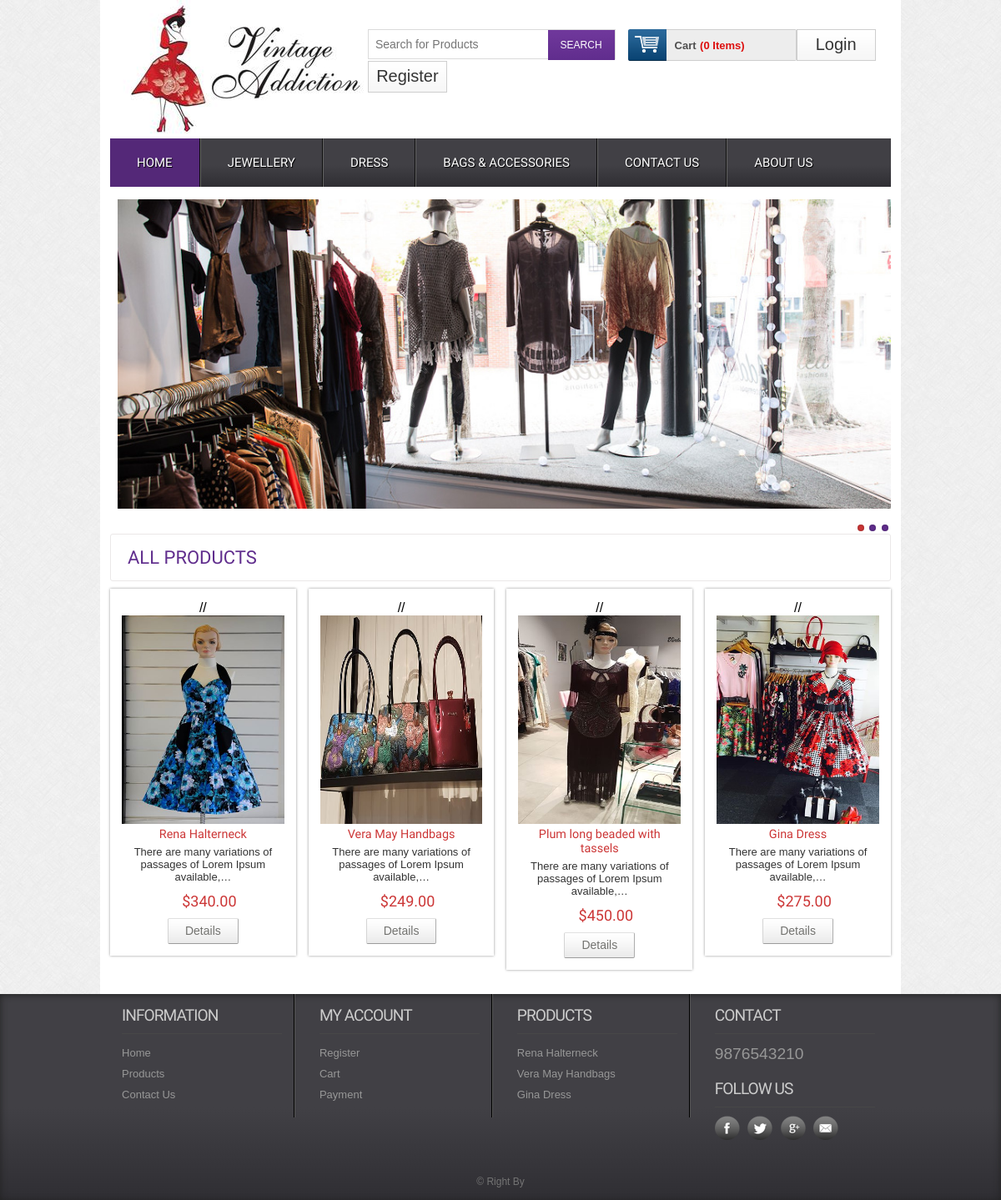
The page / on the database its author committed.
### tables this page shows
CREATE TABLE IF NOT EXISTS `tbl_slider` (
`slider_id` int(11) NOT NULL,
  `slider_title` varchar(255) NOT NULL,
  `slider_image` varchar(255) NOT NULL,
  `slider_link` varchar(255) NOT NULL,
  `publication_status` tinyint(4) NOT NULL
);

CREATE TABLE IF NOT EXISTS `tbl_product` (
`product_id` int(11) NOT NULL,
  `product_title` varchar(255) NOT NULL,
  `product_short_description` text NOT NULL,
  `product_long_description` text NOT NULL,
  `product_image` varchar(255) NOT NULL,
  `product_price` int(11) NOT NULL,
  `product_quantity` int(11) NOT NULL,
  `product_feature` tinyint(4) NOT NULL,
  `product_category` int(11) NOT NULL,
  `product_brand` int(11) NOT NULL,
  `product_author` int(11) NOT NULL,
  `product_view` int(11) NOT NULL DEFAULT '0',
  `published_date` timestamp NOT NULL DEFAULT CURRENT_TIMESTAMP,
  `publication_status` tinyint(4) NOT NULL
);

### application/controllers/Web.php (called while the page is built, shortened)
<?php
class Web extends CI_Controller {
    public function index() {
        $data = array();
        $data['all_featured_products'] = $this->web_model->get_all_featured_product();
        $data['all_new_products'] = $this->web_model->get_all_new_product();
        $this->load->view('web/inc/header');
        $this->load->view('web/inc/slider');
        $this->load->view('web/pages/home', $data);
        $this->load->view('web/inc/footer');
    }
}

### index.php (called while the page is built, shortened)
<?php
require_once BASEPATH.'core/CodeIgniter.php';

### application/models/Web_Model.php (called while the page is built, shortened)
<?php
class Web_Model extends CI_Model {
    public function get_all_featured_product() {
        $this->db->select('*,tbl_product.publication_status as pstatus');
        $this->db->from('tbl_product');
        $this->db->join('tbl_category', 'tbl_category.id=tbl_product.product_category');
        $this->db->join('tbl_brand', 'tbl_brand.brand_id=tbl_product.product_brand');
        $this->db->order_by('tbl_product.product_id', 'DESC');
        $this->db->where('tbl_product.publication_status', 1);
        $this->db->where('product_feature', 1);
        $this->db->limit(4);
        $info = $this->db->get();
        return $info->result();
    }
    public function get_all_new_product() {
        $this->db->select('*,tbl_product.publication_status as pstatus');
        $this->db->from('tbl_product');
        $this->db->join('tbl_category', 'tbl_category.id=tbl_product.product_category');
        $this->db->join('tbl_brand', 'tbl_brand.brand_id=tbl_product.product_brand');
        $this->db->order_by('tbl_product.product_id', 'DESC');
        $this->db->where('tbl_product.publication_status', 1);
        $this->db->limit(4);
        $info = $this->db->get();
        return $info->result();
    }
    public function get_all_slider_post() {
        $this->db->select('*');
        $this->db->from('tbl_slider');
        $this->db->where('publication_status', 1);
        $info = $this->db->get();
        return $info->result();
    }
}

### application/views/web/pages/home.php (the view, shortened to what this page needs)
<div class="main">
    <div class="content">
        <div class="content_top">
            <div class="heading">
                <h3>All Products</h3>
            </div>
        </div>
        <div class="section group">
            <?php
            foreach ($all_featured_products as $single_feature_product) {
                ?>
                <div class="grid_1_of_4 images_1_of_4">
                    //<a href="<?php echo base_url('single/' . $single_feature_product->product_id); ?>"><img style="width:250px;height:250px" src="<?php echo base_url('uploads/' . $single_feature_product->product_image) ?>" alt="" /></a>
                    <h2><?php echo $single_feature_product->product_title; ?> </h2>
                    <p><?php echo word_limiter($single_feature_product->product_short_description, 10) ?></p>
                    <p><span class="price">$<?php echo $this->cart->format_number($single_feature_product->product_price); ?></span></p>
                    <div class="button"><span><a href="<?php echo base_url('single/' . $single_feature_product->product_id); ?>" class="details">Details</a></span></div>
                </div>
            <?php } ?>
        </div>
    </div>
</div>

### application/views/web/inc/slider.php (shortened to what this page needs)
<div class="header_bottom">
    <div class="header_bottom_right_images">
        <section class="slider">
            <div class="flexslider">
                <ul class="slides">
                    <?php
                    $slider_posts = $this->web_model->get_all_slider_post();
                    foreach ($slider_posts as $slider_post) {
                        ?>
                        <li><a href="<?php echo $slider_post->slider_link ?>"><img src="<?php echo base_url() ?>uploads/<?php echo $slider_post->slider_image ?>" alt=""/></a></li>
                    <?php } ?>
                </ul>
            </div>
        </section>
    </div>
</div>

### assets/web/css/style.css (style rules this page uses)
html,body,div,span,applet,object,iframe,h1,h2,h3,h4,h5,h6,p,blockquote,pre,a,abbr,acronym,address,big,cite,code,del,dfn,em,img,ins,kbd,q,s,samp,small,strike,strong,sub,sup,tt,var,b,u,i,dl,dt,dd,ol,nav ul,nav li,fieldset,form,label,legend,table,caption,tbody,tfoot,thead,tr,th,td,article,aside,canvas,details,embed,figure,figcaption,footer,header,hgroup,menu,nav,output,ruby,section,summary,time,mark,audio,video { margin:0;padding:0;border:0;font-size:100%;font:inherit;vertical-align:baseline; }
article, aside, details, figcaption, figure,footer, header, hgroup, menu, nav, section { display: block; }
ol,ul { list-style:none;margin:0;padding:0; }
a { text-decoration:none; }
img { max-width:100%; }
body { font-family:Arial, Helvetica, sans-serif; background:url(../images/body_bg3.jpg); }
.header_bottom { margin-bottom:10px; }
.section { clear: both; padding: 0px; margin: 0px; }
.group:before, .group:after { content:""; display:table; }
.group:after { clear:both; }
.group { zoom:1; }
.header_bottom_right_images { float:left; width:99%; margin-left:1%; padding-top: 15px; }
.content { padding:20px 0; background:#FFF; }
.content h2 { font-size:23px; color:#6C6C6C; font-family: 'Monda', sans-serif; }
.content_top { padding:15px 20px; border:1px solid #EBE8E8; border-radius:3px; }
.heading { float:left; margin-right:10%; }
.heading h3 { font-family: 'Monda', sans-serif; font-size:22px; color:#602D8D; text-transform:uppercase; }
.grid_1_of_4 { display: block; float:left; margin: 1% 0 1% 1.6%; box-shadow: 0px 0px 3px rgb(150, 150, 150); }
.grid_1_of_4:first-child { margin-left: 0; }
.images_1_of_4 { width: 20.8%; padding:1.5%; text-align:center; position:relative; }
.images_1_of_4 img { max-width:100%; }
.images_1_of_4 h2 { color: #CC3636; font-family: 'Monda', sans-serif; font-size:0.9em; font-weight : normal; }
.images_1_of_4 p { font-size:0.8125em; padding:0.4em 0; color: #333; }
.images_1_of_4 p span.price { font-size:18px; font-family: 'Monda', sans-serif; color: #CC3636; margin-left:15px; }
.images_1_of_4 .button { float: left; line-height: 1.9em; margin-top: 0.3em; width: 100%; }
.images_1_of_4 .button a { padding:7px 20px; font-size:0.8em; }
.images_1_of_4 .button a { font-family: "Trebuchet MS",Arial,Helvetica,sans-serif; font-size: 14px; line-height: 15px; text-transform: none; color: #737370; text-decoration: none!important; background: url(../images/button-bg.png) repeat-x 0 0 #E8E8E8; display: inline-block; border-left: 1px solid #D4D4D4!important; border-right: 1px solid #ADADAD!important; border-top: 1px solid #E0E0E0!important; border-bottom: 1px solid #9C9C9C!important; cursor: pointer!important; margin: 0 2px; border-radius: 2px; -moz-border-radius: 2px; -webkit-border-radius: 2px; -webkit-transition: all 0.5s ease; -moz-transition: all 0.5s ease; -o-transition: all 0.5s ease; transition: all 0.5s ease; }

### assets/web/css/flexslider.css (style rules this page uses)
.slides, .flex-control-nav, .flex-direction-nav { margin: 0; padding: 0; list-style: none; }
.flexslider { margin: 0; padding: 0; }
.flexslider .slides > li { display: none; -webkit-backface-visibility: hidden; }
.flexslider .slides img { width: 100%; display: block;min-height:310px; }
.slides:after { content: "."; display: block; clear: both; visibility: hidden; line-height: 0; height: 0; }
.flexslider { position: relative; -webkit-border-radius: 4px; -moz-border-radius: 4px; -o-border-radius: 4px; border-radius: 4px; }
.flexslider .slides { zoom: 1; }

### rows shown on the page
tbl_slider: slider_image (picture)
tbl_product: product_image (picture), product_title "Rena Halterneck", product_short_description "There are many variations of passages of Lorem Ipsum available,…", product_price "340.00"
tbl_product: product_image (picture), product_title "Vera May Handbags", product_short_description "There are many variations of passages of Lorem Ipsum available,…", product_price "249.00"
tbl_product: product_image (picture), product_title "Plum long beaded with tassels", product_short_description "There are many variations of passages of Lorem Ipsum available,…", product_price "450.00"
tbl_product: product_image (picture), product_title "Gina Dress", product_short_description "There are many variations of passages of Lorem Ipsum available,…", product_price "275.00"

### other values the page prints
$this->cart->total_items() "0"
$result->$para "9876543210 © Right By"
